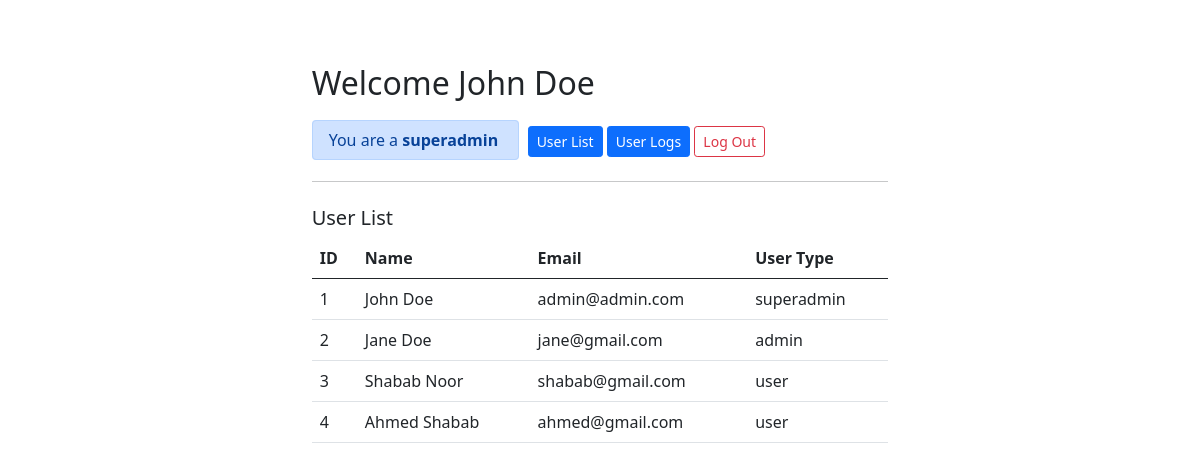
The app's page /protected-app/userlist.php (signed in) with its own data.
### tables this page shows
create table if not exists users (
    id int auto_increment primary key,
    firstname varchar(50),
    lastname varchar(50),
    username varchar(20) not null unique,
    email varchar(100) not null,
    pass varchar(100) not null,
    usertype enum("user", "admin", "superadmin") default "user"
);

### protected-app/userlist.php (the view, shortened to what this page needs)
        <?php
    $firstname = $_SESSION['firstname'];
    $lastname = $_SESSION['lastname'];
    $usertype = $_SESSION['usertype'];
?>
<!DOCTYPE html>
<html lang="en">
<head>
    <link href="https://cdn.jsdelivr.net/npm/bootstrap@5.0.2/dist/css/bootstrap.min.css" rel="stylesheet">
    <link rel="stylesheet" href="../static/css/style.css">
</head>
<body>
    <div class="container container-fluid" style="padding:4em 2em">
        <div class="welcome">
            <h2>Welcome <?php echo "$firstname $lastname" ?></h2>
            <div class="my-4">
                <span class="alert alert-sm alert-primary py-2">You are a <strong> <?php echo $usertype ?> </strong></span> &nbsp;
                <? if ($usertype == "admin" || $usertype == "superadmin") { ?>
                    <a href="userlist.php" class="btn btn-sm btn-primary"> User List</a>
                <?php } ?>
                <? if ($usertype == "superadmin") { ?>
                    <a href="logs.php" class="btn btn-sm btn-primary"> User Logs</a>
                <?php } ?>
                <a href="logoutProcess.php" class="btn btn-sm btn-outline-danger">Log Out</a>
            </div>
        </div>
        <hr>
        <div class="mt-4">
        <h5>User List</h5>
            <div class="table-responsive">
                <table class="table table-hover" id="dataTable">
                    <thead class="thead-light">
                        <th> ID </th>
                        <th> Name </th>
                        <th> Email </th>
                        <th> User Type </th>
                    </thead>
                    <tbody>
                        <?php
                            try{
                                $conn = new PDO("mysql:host=localhost:3306;dbname=websec;", "root", "");
                                $conn->setAttribute(PDO::ATTR_ERRMODE, PDO::ERRMODE_EXCEPTION);
                                $querystring = "SELECT * FROM users";
                                $returnobj = $conn->query($querystring);
                                $returntable = $returnobj->fetchAll();
                                if($returnobj->rowCount()==0){
                                    ?>
                                        <tr>
                                            <td colspan="10"> No Values Found </td>
                                        </tr>
                                    <?php
                                }
                                else{
                                    foreach($returntable as $rows){
                                        ?>
                                            <tr>
                                                <td> <?php echo $rows['id'] ?> </td>
                                                <td><?php echo $rows['firstname']." ".$rows['lastname'] ?></td>
                                                <td> <?php echo $rows['email'] ?> </td>
                                                <td> <?php echo $rows['usertype'] ?> </td>
                                            </tr>
                                        <?php
                                    }
                                }
                            }
                            catch(PDOException $ex){
                                ?>
                                    <tr>
                                        <td colspan="11"> No Data Found </td>
                                    </tr>
                                <?php
                            }
                        ?>
                    </tbody>
                </table>
            </div>
        </div>
    </div>
</body>
</html>

### static/css/style.css (style rules this page uses)
.container { max-width: 70ch; }

### records on screen
users: id "1", firstname "John", lastname "Doe", email "admin@admin.com", usertype "superadmin"
users: id "2", firstname "Jane", lastname "Doe", email "jane@gmail.com", usertype "admin"
users: id "3", firstname "Shabab", lastname "Noor", email "shabab@gmail.com", usertype "user"
users: id "4", firstname "Ahmed", lastname "Shabab", email "ahmed@gmail.com", usertype "user"

### other values on screen
$firstname "John"
$lastname "Doe"
$usertype "superadmin"
